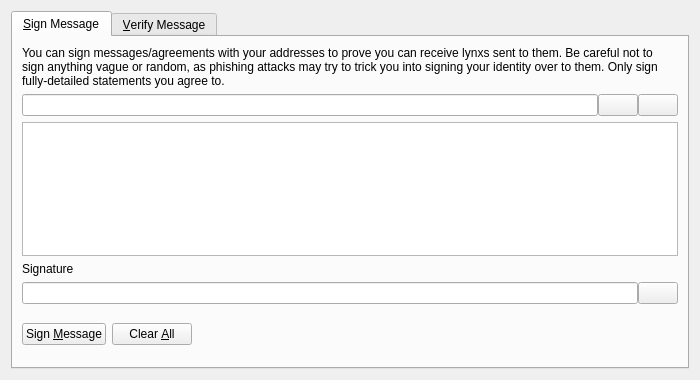
<?xml version="1.0" encoding="UTF-8"?>
<ui version="4.0">
 <class>SignVerifyMessageDialog</class>
 <widget class="QDialog" name="SignVerifyMessageDialog">
  <property name="geometry">
   <rect>
    <x>0</x>
    <y>0</y>
    <width>700</width>
    <height>380</height>
   </rect>
  </property>
  <property name="windowTitle">
   <string>Signatures - Sign / Verify a Message</string>
  </property>
  <property name="modal">
   <bool>true</bool>
  </property>
  <layout class="QVBoxLayout" name="verticalLayout">
   <item>
    <widget class="QTabWidget" name="tabWidget">
     <property name="currentIndex">
      <number>0</number>
     </property>
     <widget class="QWidget" name="tabSignMessage">
      <attribute name="title">
       <string>&amp;Sign Message</string>
      </attribute>
      <layout class="QVBoxLayout" name="verticalLayout_SM">
       <item>
        <widget class="QLabel" name="infoLabel_SM">
         <property name="text">
          <string>You can sign messages/agreements with your addresses to prove you can receive lynxs sent to them. Be careful not to sign anything vague or random, as phishing attacks may try to trick you into signing your identity over to them. Only sign fully-detailed statements you agree to.</string>
         </property>
         <property name="textFormat">
          <enum>Qt::PlainText</enum>
         </property>
         <property name="wordWrap">
          <bool>true</bool>
         </property>
        </widget>
       </item>
       <item>
        <layout class="QHBoxLayout" name="horizontalLayout_1_SM">
         <property name="spacing">
          <number>0</number>
         </property>
         <item>
          <widget class="QValidatedLineEdit" name="addressIn_SM">
           <property name="toolTip">
            <string>The Lynx address to sign the message with</string>
           </property>
          </widget>
         </item>
         <item>
          <widget class="QPushButton" name="addressBookButton_SM">
           <property name="toolTip">
            <string>Choose previously used address</string>
           </property>
           <property name="text">
            <string/>
           </property>
           <property name="icon">
            <iconset resource="../bitcoin.qrc">
             <normaloff>:/icons/address-book</normaloff>:/icons/address-book</iconset>
           </property>
           <property name="shortcut">
            <string>Alt+A</string>
           </property>
           <property name="autoDefault">
            <bool>false</bool>
           </property>
          </widget>
         </item>
         <item>
          <widget class="QPushButton" name="pasteButton_SM">
           <property name="toolTip">
            <string>Paste address from clipboard</string>
           </property>
           <property name="text">
            <string/>
           </property>
           <property name="icon">
            <iconset resource="../bitcoin.qrc">
             <normaloff>:/icons/editpaste</normaloff>:/icons/editpaste</iconset>
           </property>
           <property name="shortcut">
            <string>Alt+P</string>
           </property>
           <property name="autoDefault">
            <bool>false</bool>
           </property>
          </widget>
         </item>
        </layout>
       </item>
       <item>
        <widget class="QPlainTextEdit" name="messageIn_SM">
         <property name="toolTip">
          <string>Enter the message you want to sign here</string>
         </property>
        </widget>
       </item>
       <item>
        <widget class="QLabel" name="signatureLabel_SM">
         <property name="text">
          <string>Signature</string>
         </property>
         <property name="textFormat">
          <enum>Qt::PlainText</enum>
         </property>
        </widget>
       </item>
       <item>
        <layout class="QHBoxLayout" name="horizontalLayout_2_SM">
         <property name="spacing">
          <number>0</number>
         </property>
         <item>
          <widget class="QLineEdit" name="signatureOut_SM">
           <property name="font">
            <font>
             <italic>true</italic>
            </font>
           </property>
           <property name="readOnly">
            <bool>true</bool>
           </property>
          </widget>
         </item>
         <item>
          <widget class="QPushButton" name="copySignatureButton_SM">
           <property name="toolTip">
            <string>Copy the current signature to the system clipboard</string>
           </property>
           <property name="text">
            <string/>
           </property>
           <property name="icon">
            <iconset resource="../bitcoin.qrc">
             <normaloff>:/icons/editcopy</normaloff>:/icons/editcopy</iconset>
           </property>
           <property name="autoDefault">
            <bool>false</bool>
           </property>
          </widget>
         </item>
        </layout>
       </item>
       <item>
        <layout class="QHBoxLayout" name="horizontalLayout_3_SM">
         <item>
          <widget class="QPushButton" name="signMessageButton_SM">
           <property name="toolTip">
            <string>Sign the message to prove you own this Lynx address</string>
           </property>
           <property name="text">
            <string>Sign &amp;Message</string>
           </property>
           <property name="icon">
            <iconset resource="../bitcoin.qrc">
             <normaloff>:/icons/edit</normaloff>:/icons/edit</iconset>
           </property>
           <property name="autoDefault">
            <bool>false</bool>
           </property>
          </widget>
         </item>
         <item>
          <widget class="QPushButton" name="clearButton_SM">
           <property name="toolTip">
            <string>Reset all sign message fields</string>
           </property>
           <property name="text">
            <string>Clear &amp;All</string>
           </property>
           <property name="icon">
            <iconset resource="../bitcoin.qrc">
             <normaloff>:/icons/remove</normaloff>:/icons/remove</iconset>
           </property>
           <property name="autoDefault">
            <bool>false</bool>
           </property>
          </widget>
         </item>
         <item>
          <spacer name="horizontalSpacer_1_SM">
           <property name="orientation">
            <enum>Qt::Horizontal</enum>
           </property>
           <property name="sizeHint" stdset="0">
            <size>
             <width>40</width>
             <height>48</height>
            </size>
           </property>
          </spacer>
         </item>
         <item>
          <widget class="QLabel" name="statusLabel_SM">
           <property name="font">
            <font>
             <weight>75</weight>
             <bold>true</bold>
            </font>
           </property>
           <property name="text">
            <string/>
           </property>
           <property name="wordWrap">
            <bool>true</bool>
           </property>
          </widget>
         </item>
         <item>
          <spacer name="horizontalSpacer_2_SM">
           <property name="orientation">
            <enum>Qt::Horizontal</enum>
           </property>
           <property name="sizeHint" stdset="0">
            <size>
             <width>40</width>
             <height>48</height>
            </size>
           </property>
          </spacer>
         </item>
        </layout>
       </item>
      </layout>
     </widget>
     <widget class="QWidget" name="tabVerifyMessage">
      <attribute name="title">
       <string>&amp;Verify Message</string>
      </attribute>
      <layout class="QVBoxLayout" name="verticalLayout_VM">
       <item>
        <widget class="QLabel" name="infoLabel_VM">
         <property name="text">
          <string>Enter the receiver's address, message (ensure you copy line breaks, spaces, tabs, etc. exactly) and signature below to verify the message. Be careful not to read more into the signature than what is in the signed message itself, to avoid being tricked by a man-in-the-middle attack. Note that this only proves the signing party receives with the address, it cannot prove sendership of any transaction!</string>
         </property>
         <property name="textFormat">
          <enum>Qt::PlainText</enum>
         </property>
         <property name="alignment">
          <set>Qt::AlignLeading|Qt::AlignLeft|Qt::AlignTop</set>
         </property>
         <property name="wordWrap">
          <bool>true</bool>
         </property>
        </widget>
       </item>
       <item>
        <layout class="QHBoxLayout" name="horizontalLayout_1_VM">
         <property name="spacing">
          <number>0</number>
         </property>
         <item>
          <widget class="QValidatedLineEdit" name="addressIn_VM">
           <property name="toolTip">
            <string>The Lynx address the message was signed with</string>
           </property>
          </widget>
         </item>
         <item>
          <widget class="QPushButton" name="addressBookButton_VM">
           <property name="toolTip">
            <string>Choose previously used address</string>
           </property>
           <property name="text">
            <string/>
           </property>
           <property name="icon">
            <iconset resource="../bitcoin.qrc">
             <normaloff>:/icons/address-book</normaloff>:/icons/address-book</iconset>
           </property>
           <property name="shortcut">
            <string>Alt+A</string>
           </property>
           <property name="autoDefault">
            <bool>false</bool>
           </property>
          </widget>
         </item>
        </layout>
       </item>
       <item>
        <widget class="QPlainTextEdit" name="messageIn_VM"/>
       </item>
       <item>
        <widget class="QValidatedLineEdit" name="signatureIn_VM"/>
       </item>
       <item>
        <layout class="QHBoxLayout" name="horizontalLayout_2_VM">
         <item>
          <widget class="QPushButton" name="verifyMessageButton_VM">
           <property name="toolTip">
            <string>Verify the message to ensure it was signed with the specified Lynx address</string>
           </property>
           <property name="text">
            <string>Verify &amp;Message</string>
           </property>
           <property name="icon">
            <iconset resource="../bitcoin.qrc">
             <normaloff>:/icons/transaction_0</normaloff>:/icons/transaction_0</iconset>
           </property>
           <property name="autoDefault">
            <bool>false</bool>
           </property>
          </widget>
         </item>
         <item>
          <widget class="QPushButton" name="clearButton_VM">
           <property name="toolTip">
            <string>Reset all verify message fields</string>
           </property>
           <property name="text">
            <string>Clear &amp;All</string>
           </property>
           <property name="icon">
            <iconset resource="../bitcoin.qrc">
             <normaloff>:/icons/remove</normaloff>:/icons/remove</iconset>
           </property>
           <property name="autoDefault">
            <bool>false</bool>
           </property>
          </widget>
         </item>
         <item>
          <spacer name="horizontalSpacer_1_VM">
           <property name="orientation">
            <enum>Qt::Horizontal</enum>
           </property>
           <property name="sizeHint" stdset="0">
            <size>
             <width>40</width>
             <height>48</height>
            </size>
           </property>
          </spacer>
         </item>
         <item>
          <widget class="QLabel" name="statusLabel_VM">
           <property name="font">
            <font>
             <weight>75</weight>
             <bold>true</bold>
            </font>
           </property>
           <property name="text">
            <string/>
           </property>
           <property name="wordWrap">
            <bool>true</bool>
           </property>
          </widget>
         </item>
         <item>
          <spacer name="horizontalSpacer_2_VM">
           <property name="orientation">
            <enum>Qt::Horizontal</enum>
           </property>
           <property name="sizeHint" stdset="0">
            <size>
             <width>40</width>
             <height>48</height>
            </size>
           </property>
          </spacer>
         </item>
        </layout>
       </item>
      </layout>
     </widget>
    </widget>
   </item>
  </layout>
 </widget>
 <customwidgets>
  <customwidget>
   <class>QValidatedLineEdit</class>
   <extends>QLineEdit</extends>
   <header>qvalidatedlineedit.h</header>
  </customwidget>
 </customwidgets>
 <resources>
  <include location="../bitcoin.qrc"/>
 </resources>
 <connections/>
</ui>
